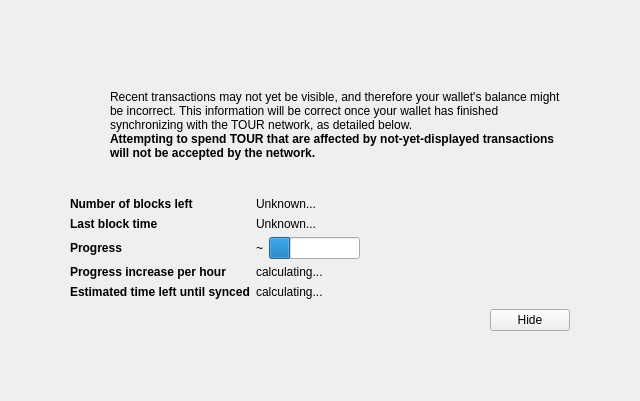
<?xml version="1.0" encoding="UTF-8"?>
<ui version="4.0">
 <class>ModalOverlay</class>
 <widget class="ModalOverlay" name="ModalOverlay">
  <property name="geometry">
   <rect>
    <x>0</x>
    <y>0</y>
    <width>640</width>
    <height>401</height>
   </rect>
  </property>
  <property name="windowTitle">
   <string>Form</string>
  </property>
  <layout class="QVBoxLayout" name="verticalLayout" stretch="0">
   <property name="sizeConstraint">
    <enum>QLayout::SetDefaultConstraint</enum>
   </property>
   <property name="leftMargin">
    <number>0</number>
   </property>
   <property name="topMargin">
    <number>0</number>
   </property>
   <property name="rightMargin">
    <number>0</number>
   </property>
   <property name="bottomMargin">
    <number>0</number>
   </property>
   <item>
    <widget class="QWidget" name="bgWidget" native="true">
     <property name="styleSheet">
      <string notr="true"/>
     </property>
     <layout class="QVBoxLayout" name="verticalLayoutMain" stretch="0">
      <property name="leftMargin">
       <number>60</number>
      </property>
      <property name="topMargin">
       <number>60</number>
      </property>
      <property name="rightMargin">
       <number>60</number>
      </property>
      <property name="bottomMargin">
       <number>60</number>
      </property>
      <item>
       <widget class="QWidget" name="contentWidget" native="true">
        <property name="styleSheet">
         <string notr="true"/>
        </property>
        <layout class="QVBoxLayout" name="verticalLayoutSub" stretch="1,0,0,0,0">
         <property name="spacing">
          <number>0</number>
         </property>
         <property name="leftMargin">
          <number>10</number>
         </property>
         <property name="topMargin">
          <number>10</number>
         </property>
         <property name="rightMargin">
          <number>10</number>
         </property>
         <property name="bottomMargin">
          <number>10</number>
         </property>
         <item>
          <layout class="QHBoxLayout" name="horizontalLayoutIconText" stretch="0,1">
           <property name="topMargin">
            <number>20</number>
           </property>
           <item>
            <layout class="QVBoxLayout" name="verticalLayoutIcon">
             <property name="leftMargin">
              <number>0</number>
             </property>
             <item>
              <widget class="QPushButton" name="warningIcon">
               <property name="enabled">
                <bool>false</bool>
               </property>
               <property name="text">
                <string/>
               </property>
               <property name="icon">
                <iconset>
                 <normaloff>:/icons/warning</normaloff>
                 <disabledoff>:/icons/warning</disabledoff>:/icons/warning</iconset>
               </property>
               <property name="iconSize">
                <size>
                 <width>48</width>
                 <height>48</height>
                </size>
               </property>
               <property name="flat">
                <bool>true</bool>
               </property>
              </widget>
             </item>
             <item>
              <spacer name="verticalSpacerWarningIcon">
               <property name="orientation">
                <enum>Qt::Vertical</enum>
               </property>
               <property name="sizeHint" stdset="0">
                <size>
                 <width>20</width>
                 <height>40</height>
                </size>
               </property>
              </spacer>
             </item>
            </layout>
           </item>
           <item>
            <layout class="QVBoxLayout" name="verticalLayoutInfoText">
             <property name="leftMargin">
              <number>0</number>
             </property>
             <property name="topMargin">
              <number>0</number>
             </property>
             <item>
              <widget class="QLabel" name="infoText">
               <property name="text">
                <string>Recent transactions may not yet be visible, and therefore your wallet's balance might be incorrect. This information will be correct once your wallet has finished synchronizing with the TOUR network, as detailed below.</string>
               </property>
               <property name="textFormat">
                <enum>Qt::RichText</enum>
               </property>
               <property name="wordWrap">
                <bool>true</bool>
               </property>
              </widget>
             </item>
             <item>
              <widget class="QLabel" name="infoTextStrong">
               <property name="font">
                <font>
                 <weight>75</weight>
                 <bold>true</bold>
                </font>
               </property>
               <property name="text">
                <string>Attempting to spend TOUR that are affected by not-yet-displayed transactions will not be accepted by the network.</string>
               </property>
               <property name="textFormat">
                <enum>Qt::RichText</enum>
               </property>
               <property name="wordWrap">
                <bool>true</bool>
               </property>
              </widget>
             </item>
             <item>
              <spacer name="verticalSpacerInTextSpace">
               <property name="orientation">
                <enum>Qt::Vertical</enum>
               </property>
               <property name="sizeHint" stdset="0">
                <size>
                 <width>20</width>
                 <height>40</height>
                </size>
               </property>
              </spacer>
             </item>
            </layout>
           </item>
          </layout>
         </item>
         <item>
          <spacer name="verticalSpacerAfterText">
           <property name="orientation">
            <enum>Qt::Vertical</enum>
           </property>
           <property name="sizeHint" stdset="0">
            <size>
             <width>20</width>
             <height>40</height>
            </size>
           </property>
          </spacer>
         </item>
         <item>
          <layout class="QFormLayout" name="formLayout">
           <property name="fieldGrowthPolicy">
            <enum>QFormLayout::FieldsStayAtSizeHint</enum>
           </property>
           <property name="horizontalSpacing">
            <number>6</number>
           </property>
           <property name="verticalSpacing">
            <number>6</number>
           </property>
           <property name="topMargin">
            <number>10</number>
           </property>
           <item row="0" column="0">
            <widget class="QLabel" name="labelNumberOfBlocksLeft">
             <property name="font">
              <font>
               <weight>75</weight>
               <bold>true</bold>
              </font>
             </property>
             <property name="text">
              <string>Number of blocks left</string>
             </property>
            </widget>
           </item>
           <item row="0" column="1">
            <widget class="QLabel" name="numberOfBlocksLeft">
             <property name="text">
              <string>Unknown...</string>
             </property>
            </widget>
           </item>
           <item row="1" column="0">
            <widget class="QLabel" name="labelLastBlockTime">
             <property name="font">
              <font>
               <weight>75</weight>
               <bold>true</bold>
              </font>
             </property>
             <property name="text">
              <string>Last block time</string>
             </property>
            </widget>
           </item>
           <item row="1" column="1">
            <widget class="QLabel" name="newestBlockDate">
             <property name="sizePolicy">
              <sizepolicy hsizetype="Maximum" vsizetype="Preferred">
               <horstretch>0</horstretch>
               <verstretch>0</verstretch>
              </sizepolicy>
             </property>
             <property name="text">
              <string>Unknown...</string>
             </property>
            </widget>
           </item>
           <item row="2" column="0">
            <widget class="QLabel" name="labelSyncDone">
             <property name="font">
              <font>
               <weight>75</weight>
               <bold>true</bold>
              </font>
             </property>
             <property name="text">
              <string>Progress</string>
             </property>
            </widget>
           </item>
           <item row="2" column="1">
            <layout class="QHBoxLayout" name="horizontalLayoutSync" stretch="0,1">
             <item>
              <widget class="QLabel" name="percentageProgress">
               <property name="text">
                <string>~</string>
               </property>
              </widget>
             </item>
             <item>
              <widget class="QProgressBar" name="progressBar">
               <property name="value">
                <number>24</number>
               </property>
               <property name="format">
                <string/>
               </property>
              </widget>
             </item>
            </layout>
           </item>
           <item row="4" column="0">
            <widget class="QLabel" name="labelProgressIncrease">
             <property name="font">
              <font>
               <weight>75</weight>
               <bold>true</bold>
              </font>
             </property>
             <property name="text">
              <string>Progress increase per hour</string>
             </property>
            </widget>
           </item>
           <item row="4" column="1">
            <widget class="QLabel" name="progressIncreasePerH">
             <property name="text">
              <string>calculating...</string>
             </property>
            </widget>
           </item>
           <item row="5" column="0">
            <widget class="QLabel" name="labelEstimatedTimeLeft">
             <property name="font">
              <font>
               <weight>75</weight>
               <bold>true</bold>
              </font>
             </property>
             <property name="text">
              <string>Estimated time left until synced</string>
             </property>
            </widget>
           </item>
           <item row="5" column="1">
            <widget class="QLabel" name="expectedTimeLeft">
             <property name="text">
              <string>calculating...</string>
             </property>
            </widget>
           </item>
          </layout>
         </item>
         <item>
          <layout class="QHBoxLayout" name="horizontalLayoutButtons">
           <property name="leftMargin">
            <number>10</number>
           </property>
           <property name="topMargin">
            <number>10</number>
           </property>
           <item>
            <spacer name="horizontalSpacer">
             <property name="orientation">
              <enum>Qt::Horizontal</enum>
             </property>
             <property name="sizeHint" stdset="0">
              <size>
               <width>40</width>
               <height>20</height>
              </size>
             </property>
            </spacer>
           </item>
           <item>
            <widget class="QPushButton" name="closeButton">
             <property name="text">
              <string>Hide</string>
             </property>
            </widget>
           </item>
          </layout>
         </item>
         <item>
          <layout class="QVBoxLayout" name="verticalLayout_2">
           <item>
            <spacer name="verticalSpacer">
             <property name="orientation">
              <enum>Qt::Vertical</enum>
             </property>
             <property name="sizeHint" stdset="0">
              <size>
               <width>20</width>
               <height>40</height>
              </size>
             </property>
            </spacer>
           </item>
          </layout>
         </item>
        </layout>
       </widget>
      </item>
     </layout>
    </widget>
   </item>
  </layout>
 </widget>
 <customwidgets>
  <customwidget>
   <class>ModalOverlay</class>
   <extends>QWidget</extends>
   <header>modaloverlay.h</header>
   <container>1</container>
  </customwidget>
 </customwidgets>
 <resources/>
 <connections/>
</ui>
